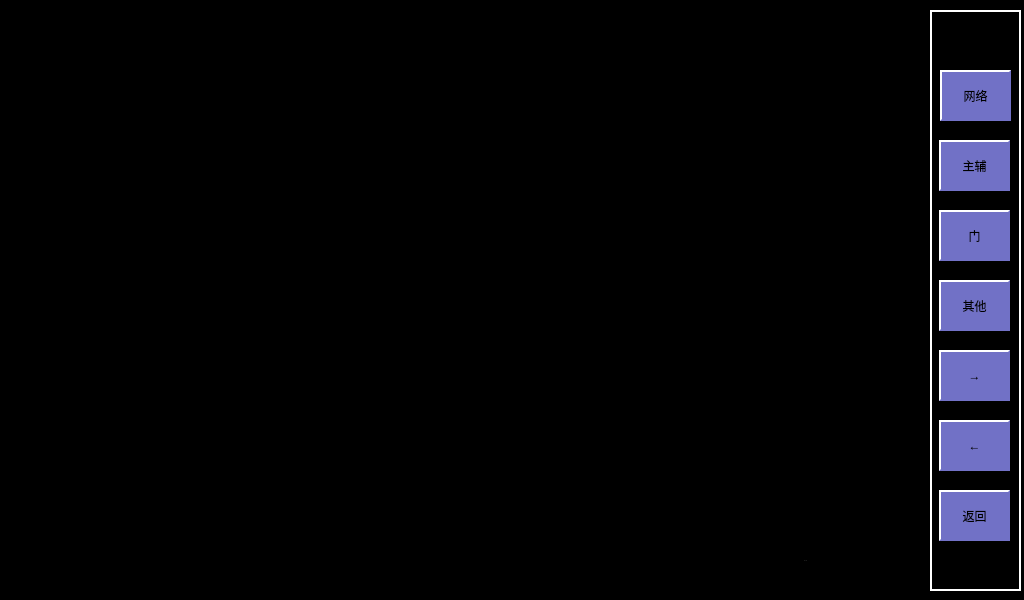
<?xml version="1.0" encoding="UTF-8"?>
<ui version="4.0">
 <class>SoftwareVersion</class>
 <widget class="QWidget" name="SoftwareVersion">
  <property name="geometry">
   <rect>
    <x>0</x>
    <y>0</y>
    <width>1024</width>
    <height>600</height>
   </rect>
  </property>
  <property name="windowTitle">
   <string>Form</string>
  </property>
  <property name="styleSheet">
   <string notr="true">QLabel
{
	color: white;
	border: 0px groove, gray;
    border-color: gray;
	font: 18px, &quot;微软雅黑&quot;;
}

QWidget
{
	background-color: black;
}

QPushButton
{
	font: 18px, &quot;微软雅黑&quot;;
    color: black;
	background-color: rgb(113, 113, 198);
	border:2px solid white; 
    border-right-color: rgb(113, 113, 198); 
    border-bottom-color: rgb(113, 113, 198);
}

QPushButton:disabled
{
	font: 18px, &quot;微软雅黑&quot;;
    color: white;
	background-color: rgb(113, 113, 198);
	border:2px solid white; 
    border-right-color: rgb(113, 113, 198); 
    border-bottom-color: rgb(113, 113, 198);
}

QPushButton:pressed
{
	font: 18px, &quot;微软雅黑&quot;;
    color: white;
	background-color: rgb(0, 0, 255); 
	border:2px solid white; 
	border-left-color: qlineargradient(x1: 0, y1: 0, x2: 1, y2: 0, 
                        stop: 0 gray, stop: 1 black); 			border-top-color: qlineargradient(x1: 0, y1: 0, x2: 0, 										y2: 1, stop: 0 gray, stop: 1 black);
  border-right-color: white; border-bottom-color: white;
}</string>
  </property>
  <widget class="QLabel" name="lblVersion9C2">
   <property name="geometry">
    <rect>
     <x>629</x>
     <y>410</y>
     <width>91</width>
     <height>40</height>
    </rect>
   </property>
   <property name="text">
    <string/>
   </property>
   <property name="alignment">
    <set>Qt::AlignCenter</set>
   </property>
  </widget>
  <widget class="QLabel" name="lblVersion11B2">
   <property name="geometry">
    <rect>
     <x>718</x>
     <y>486</y>
     <width>91</width>
     <height>40</height>
    </rect>
   </property>
   <property name="text">
    <string/>
   </property>
   <property name="alignment">
    <set>Qt::AlignCenter</set>
   </property>
  </widget>
  <widget class="QLabel" name="lblDeviceName6">
   <property name="geometry">
    <rect>
     <x>15</x>
     <y>296</y>
     <width>171</width>
     <height>40</height>
    </rect>
   </property>
   <property name="text">
    <string/>
   </property>
   <property name="alignment">
    <set>Qt::AlignCenter</set>
   </property>
  </widget>
  <widget class="QLabel" name="lblVersion4C1">
   <property name="geometry">
    <rect>
     <x>362</x>
     <y>220</y>
     <width>91</width>
     <height>40</height>
    </rect>
   </property>
   <property name="text">
    <string/>
   </property>
   <property name="alignment">
    <set>Qt::AlignCenter</set>
   </property>
  </widget>
  <widget class="QLabel" name="lblVersion8D1">
   <property name="geometry">
    <rect>
     <x>451</x>
     <y>372</y>
     <width>91</width>
     <height>40</height>
    </rect>
   </property>
   <property name="text">
    <string/>
   </property>
   <property name="alignment">
    <set>Qt::AlignCenter</set>
   </property>
  </widget>
  <widget class="QLabel" name="lblVersion10B1">
   <property name="geometry">
    <rect>
     <x>273</x>
     <y>448</y>
     <width>91</width>
     <height>40</height>
    </rect>
   </property>
   <property name="text">
    <string/>
   </property>
   <property name="alignment">
    <set>Qt::AlignCenter</set>
   </property>
  </widget>
  <widget class="QLabel" name="lblVersion11C2">
   <property name="geometry">
    <rect>
     <x>629</x>
     <y>486</y>
     <width>91</width>
     <height>40</height>
    </rect>
   </property>
   <property name="text">
    <string/>
   </property>
   <property name="alignment">
    <set>Qt::AlignCenter</set>
   </property>
  </widget>
  <widget class="QLabel" name="lblVersion2D2">
   <property name="geometry">
    <rect>
     <x>540</x>
     <y>144</y>
     <width>91</width>
     <height>40</height>
    </rect>
   </property>
   <property name="text">
    <string/>
   </property>
   <property name="alignment">
    <set>Qt::AlignCenter</set>
   </property>
  </widget>
  <widget class="QLabel" name="lblVersion4A1">
   <property name="geometry">
    <rect>
     <x>184</x>
     <y>220</y>
     <width>91</width>
     <height>40</height>
    </rect>
   </property>
   <property name="text">
    <string/>
   </property>
   <property name="alignment">
    <set>Qt::AlignCenter</set>
   </property>
  </widget>
  <widget class="QLabel" name="lblVersion7D1">
   <property name="geometry">
    <rect>
     <x>451</x>
     <y>334</y>
     <width>91</width>
     <height>40</height>
    </rect>
   </property>
   <property name="text">
    <string/>
   </property>
   <property name="alignment">
    <set>Qt::AlignCenter</set>
   </property>
  </widget>
  <widget class="QLabel" name="lblVersion9C1">
   <property name="geometry">
    <rect>
     <x>362</x>
     <y>410</y>
     <width>91</width>
     <height>40</height>
    </rect>
   </property>
   <property name="text">
    <string/>
   </property>
   <property name="alignment">
    <set>Qt::AlignCenter</set>
   </property>
  </widget>
  <widget class="QLabel" name="lblVersion4D2">
   <property name="geometry">
    <rect>
     <x>540</x>
     <y>220</y>
     <width>91</width>
     <height>40</height>
    </rect>
   </property>
   <property name="text">
    <string/>
   </property>
   <property name="alignment">
    <set>Qt::AlignCenter</set>
   </property>
  </widget>
  <widget class="QLabel" name="lblVersion6A2">
   <property name="geometry">
    <rect>
     <x>807</x>
     <y>296</y>
     <width>91</width>
     <height>40</height>
    </rect>
   </property>
   <property name="text">
    <string/>
   </property>
   <property name="alignment">
    <set>Qt::AlignCenter</set>
   </property>
  </widget>
  <widget class="QLabel" name="lblVersion5B2">
   <property name="geometry">
    <rect>
     <x>718</x>
     <y>258</y>
     <width>91</width>
     <height>40</height>
    </rect>
   </property>
   <property name="text">
    <string/>
   </property>
   <property name="alignment">
    <set>Qt::AlignCenter</set>
   </property>
  </widget>
  <widget class="QLabel" name="lblVersion6B2">
   <property name="geometry">
    <rect>
     <x>718</x>
     <y>296</y>
     <width>91</width>
     <height>40</height>
    </rect>
   </property>
   <property name="text">
    <string/>
   </property>
   <property name="alignment">
    <set>Qt::AlignCenter</set>
   </property>
  </widget>
  <widget class="QLabel" name="lblVersion3C1">
   <property name="geometry">
    <rect>
     <x>362</x>
     <y>182</y>
     <width>91</width>
     <height>40</height>
    </rect>
   </property>
   <property name="text">
    <string/>
   </property>
   <property name="alignment">
    <set>Qt::AlignCenter</set>
   </property>
  </widget>
  <widget class="QLabel" name="lblVersion10A1">
   <property name="geometry">
    <rect>
     <x>184</x>
     <y>448</y>
     <width>91</width>
     <height>40</height>
    </rect>
   </property>
   <property name="text">
    <string/>
   </property>
   <property name="alignment">
    <set>Qt::AlignCenter</set>
   </property>
  </widget>
  <widget class="QLabel" name="lblVersion3A1">
   <property name="geometry">
    <rect>
     <x>184</x>
     <y>182</y>
     <width>91</width>
     <height>40</height>
    </rect>
   </property>
   <property name="text">
    <string/>
   </property>
   <property name="alignment">
    <set>Qt::AlignCenter</set>
   </property>
  </widget>
  <widget class="QLabel" name="lblDeviceName2">
   <property name="geometry">
    <rect>
     <x>15</x>
     <y>144</y>
     <width>171</width>
     <height>40</height>
    </rect>
   </property>
   <property name="text">
    <string/>
   </property>
   <property name="alignment">
    <set>Qt::AlignCenter</set>
   </property>
  </widget>
  <widget class="QLabel" name="lblDeviceName4">
   <property name="geometry">
    <rect>
     <x>15</x>
     <y>220</y>
     <width>171</width>
     <height>40</height>
    </rect>
   </property>
   <property name="text">
    <string/>
   </property>
   <property name="alignment">
    <set>Qt::AlignCenter</set>
   </property>
  </widget>
  <widget class="QPushButton" name="btnDown">
   <property name="geometry">
    <rect>
     <x>939</x>
     <y>350</y>
     <width>71</width>
     <height>51</height>
    </rect>
   </property>
   <property name="styleSheet">
    <string notr="true">QPushButton
{
	font: 33px, &quot;微软雅黑&quot;;
    color: black;
	background-color: rgb(113, 113, 198);
	border:2px solid white; 
    border-right-color: rgb(113, 113, 198); 
    border-bottom-color: rgb(113, 113, 198);
}

QPushButton:disabled
{
	font: 33px, &quot;微软雅黑&quot;;
    color: white;
	background-color: rgb(113, 113, 198);
	border:2px solid white; 
    border-right-color: rgb(113, 113, 198); 
    border-bottom-color: rgb(113, 113, 198);
}

QPushButton:pressed
{
	font: 33px, &quot;微软雅黑&quot;;
    color: white;
	background-color: rgb(0, 0, 255); 
	border:2px solid white; 
	border-left-color: qlineargradient(x1: 0, y1: 0, x2: 1, y2: 0, 
                        stop: 0 gray, stop: 1 black); 			border-top-color: qlineargradient(x1: 0, y1: 0, x2: 0, 										y2: 1, stop: 0 gray, stop: 1 black);
  border-right-color: white; border-bottom-color: white;
}</string>
   </property>
   <property name="text">
    <string>→</string>
   </property>
  </widget>
  <widget class="QLabel" name="lblVersion11A2">
   <property name="geometry">
    <rect>
     <x>807</x>
     <y>486</y>
     <width>91</width>
     <height>40</height>
    </rect>
   </property>
   <property name="text">
    <string/>
   </property>
   <property name="alignment">
    <set>Qt::AlignCenter</set>
   </property>
  </widget>
  <widget class="QLabel" name="lblVersion3C2">
   <property name="geometry">
    <rect>
     <x>629</x>
     <y>182</y>
     <width>91</width>
     <height>40</height>
    </rect>
   </property>
   <property name="text">
    <string/>
   </property>
   <property name="alignment">
    <set>Qt::AlignCenter</set>
   </property>
  </widget>
  <widget class="QLabel" name="lblVersion3D2">
   <property name="geometry">
    <rect>
     <x>540</x>
     <y>182</y>
     <width>91</width>
     <height>40</height>
    </rect>
   </property>
   <property name="text">
    <string/>
   </property>
   <property name="alignment">
    <set>Qt::AlignCenter</set>
   </property>
  </widget>
  <widget class="QLabel" name="lblDeviceName1">
   <property name="geometry">
    <rect>
     <x>15</x>
     <y>106</y>
     <width>171</width>
     <height>40</height>
    </rect>
   </property>
   <property name="text">
    <string/>
   </property>
   <property name="alignment">
    <set>Qt::AlignCenter</set>
   </property>
  </widget>
  <widget class="QLabel" name="lblVersion7A1">
   <property name="geometry">
    <rect>
     <x>184</x>
     <y>334</y>
     <width>91</width>
     <height>40</height>
    </rect>
   </property>
   <property name="text">
    <string/>
   </property>
   <property name="alignment">
    <set>Qt::AlignCenter</set>
   </property>
  </widget>
  <widget class="QLabel" name="lblVersion2D1">
   <property name="geometry">
    <rect>
     <x>451</x>
     <y>144</y>
     <width>91</width>
     <height>40</height>
    </rect>
   </property>
   <property name="text">
    <string/>
   </property>
   <property name="alignment">
    <set>Qt::AlignCenter</set>
   </property>
  </widget>
  <widget class="QLabel" name="lblVersion5D1">
   <property name="geometry">
    <rect>
     <x>451</x>
     <y>258</y>
     <width>91</width>
     <height>40</height>
    </rect>
   </property>
   <property name="text">
    <string/>
   </property>
   <property name="alignment">
    <set>Qt::AlignCenter</set>
   </property>
  </widget>
  <widget class="QLabel" name="lblVersion1B2">
   <property name="geometry">
    <rect>
     <x>718</x>
     <y>106</y>
     <width>91</width>
     <height>40</height>
    </rect>
   </property>
   <property name="text">
    <string/>
   </property>
   <property name="alignment">
    <set>Qt::AlignCenter</set>
   </property>
  </widget>
  <widget class="QLabel" name="lblVersion8A2">
   <property name="geometry">
    <rect>
     <x>807</x>
     <y>372</y>
     <width>91</width>
     <height>40</height>
    </rect>
   </property>
   <property name="text">
    <string/>
   </property>
   <property name="alignment">
    <set>Qt::AlignCenter</set>
   </property>
  </widget>
  <widget class="QLabel" name="lblVersion7B1">
   <property name="geometry">
    <rect>
     <x>273</x>
     <y>334</y>
     <width>91</width>
     <height>40</height>
    </rect>
   </property>
   <property name="text">
    <string/>
   </property>
   <property name="alignment">
    <set>Qt::AlignCenter</set>
   </property>
  </widget>
  <widget class="QLabel" name="lblVersion1A1">
   <property name="geometry">
    <rect>
     <x>184</x>
     <y>106</y>
     <width>91</width>
     <height>40</height>
    </rect>
   </property>
   <property name="text">
    <string/>
   </property>
   <property name="alignment">
    <set>Qt::AlignCenter</set>
   </property>
  </widget>
  <widget class="QLabel" name="lblVersion11A1">
   <property name="geometry">
    <rect>
     <x>184</x>
     <y>486</y>
     <width>91</width>
     <height>40</height>
    </rect>
   </property>
   <property name="text">
    <string/>
   </property>
   <property name="alignment">
    <set>Qt::AlignCenter</set>
   </property>
  </widget>
  <widget class="QLabel" name="lblVersion10A2">
   <property name="geometry">
    <rect>
     <x>807</x>
     <y>448</y>
     <width>91</width>
     <height>40</height>
    </rect>
   </property>
   <property name="text">
    <string/>
   </property>
   <property name="alignment">
    <set>Qt::AlignCenter</set>
   </property>
  </widget>
  <widget class="QLabel" name="lblDeviceName3">
   <property name="geometry">
    <rect>
     <x>15</x>
     <y>182</y>
     <width>171</width>
     <height>40</height>
    </rect>
   </property>
   <property name="text">
    <string/>
   </property>
   <property name="alignment">
    <set>Qt::AlignCenter</set>
   </property>
  </widget>
  <widget class="QLabel" name="lblVersion4A2">
   <property name="geometry">
    <rect>
     <x>807</x>
     <y>220</y>
     <width>91</width>
     <height>40</height>
    </rect>
   </property>
   <property name="text">
    <string/>
   </property>
   <property name="alignment">
    <set>Qt::AlignCenter</set>
   </property>
  </widget>
  <widget class="QLabel" name="lblVersion4C2">
   <property name="geometry">
    <rect>
     <x>629</x>
     <y>220</y>
     <width>91</width>
     <height>40</height>
    </rect>
   </property>
   <property name="text">
    <string/>
   </property>
   <property name="alignment">
    <set>Qt::AlignCenter</set>
   </property>
  </widget>
  <widget class="QLabel" name="lblVersion1C2">
   <property name="geometry">
    <rect>
     <x>629</x>
     <y>106</y>
     <width>91</width>
     <height>40</height>
    </rect>
   </property>
   <property name="text">
    <string/>
   </property>
   <property name="alignment">
    <set>Qt::AlignCenter</set>
   </property>
  </widget>
  <widget class="QLabel" name="lblVersion3B2">
   <property name="geometry">
    <rect>
     <x>718</x>
     <y>182</y>
     <width>91</width>
     <height>40</height>
    </rect>
   </property>
   <property name="text">
    <string/>
   </property>
   <property name="alignment">
    <set>Qt::AlignCenter</set>
   </property>
  </widget>
  <widget class="QLabel" name="lblVersion8D2">
   <property name="geometry">
    <rect>
     <x>540</x>
     <y>372</y>
     <width>91</width>
     <height>40</height>
    </rect>
   </property>
   <property name="text">
    <string/>
   </property>
   <property name="alignment">
    <set>Qt::AlignCenter</set>
   </property>
  </widget>
  <widget class="QLabel" name="lblVersion2A2">
   <property name="geometry">
    <rect>
     <x>807</x>
     <y>144</y>
     <width>91</width>
     <height>40</height>
    </rect>
   </property>
   <property name="text">
    <string/>
   </property>
   <property name="alignment">
    <set>Qt::AlignCenter</set>
   </property>
  </widget>
  <widget class="QLabel" name="lblVersion5A2">
   <property name="geometry">
    <rect>
     <x>807</x>
     <y>258</y>
     <width>91</width>
     <height>40</height>
    </rect>
   </property>
   <property name="text">
    <string/>
   </property>
   <property name="alignment">
    <set>Qt::AlignCenter</set>
   </property>
  </widget>
  <widget class="QLabel" name="lblVersion6A1">
   <property name="geometry">
    <rect>
     <x>184</x>
     <y>296</y>
     <width>91</width>
     <height>40</height>
    </rect>
   </property>
   <property name="text">
    <string/>
   </property>
   <property name="alignment">
    <set>Qt::AlignCenter</set>
   </property>
  </widget>
  <widget class="QPushButton" name="btnUp">
   <property name="geometry">
    <rect>
     <x>939</x>
     <y>420</y>
     <width>71</width>
     <height>51</height>
    </rect>
   </property>
   <property name="styleSheet">
    <string notr="true">QPushButton
{
	font: 33px, &quot;微软雅黑&quot;;
    color: black;
	background-color: rgb(113, 113, 198);
	border:2px solid white; 
    border-right-color: rgb(113, 113, 198); 
    border-bottom-color: rgb(113, 113, 198);
}

QPushButton:disabled
{
	font: 33px, &quot;微软雅黑&quot;;
    color: white;
	background-color: rgb(113, 113, 198);
	border:2px solid white; 
    border-right-color: rgb(113, 113, 198); 
    border-bottom-color: rgb(113, 113, 198);
}

QPushButton:pressed
{
	font: 33px, &quot;微软雅黑&quot;;
    color: white;
	background-color: rgb(0, 0, 255); 
	border:2px solid white; 
	border-left-color: qlineargradient(x1: 0, y1: 0, x2: 1, y2: 0, 
                        stop: 0 gray, stop: 1 black); 			border-top-color: qlineargradient(x1: 0, y1: 0, x2: 0, 										y2: 1, stop: 0 gray, stop: 1 black);
  border-right-color: white; border-bottom-color: white;
}</string>
   </property>
   <property name="text">
    <string>←</string>
   </property>
  </widget>
  <widget class="QLabel" name="lblDeviceName7">
   <property name="geometry">
    <rect>
     <x>15</x>
     <y>334</y>
     <width>171</width>
     <height>40</height>
    </rect>
   </property>
   <property name="text">
    <string/>
   </property>
   <property name="alignment">
    <set>Qt::AlignCenter</set>
   </property>
  </widget>
  <widget class="QLabel" name="lblVersion10D2">
   <property name="geometry">
    <rect>
     <x>540</x>
     <y>448</y>
     <width>91</width>
     <height>40</height>
    </rect>
   </property>
   <property name="text">
    <string/>
   </property>
   <property name="alignment">
    <set>Qt::AlignCenter</set>
   </property>
  </widget>
  <widget class="QLabel" name="lblVersion11D1">
   <property name="geometry">
    <rect>
     <x>451</x>
     <y>486</y>
     <width>91</width>
     <height>40</height>
    </rect>
   </property>
   <property name="text">
    <string/>
   </property>
   <property name="alignment">
    <set>Qt::AlignCenter</set>
   </property>
  </widget>
  <widget class="QLabel" name="lblVersion11C1">
   <property name="geometry">
    <rect>
     <x>362</x>
     <y>486</y>
     <width>91</width>
     <height>40</height>
    </rect>
   </property>
   <property name="text">
    <string/>
   </property>
   <property name="alignment">
    <set>Qt::AlignCenter</set>
   </property>
  </widget>
  <widget class="QLabel" name="lblVersion6D1">
   <property name="geometry">
    <rect>
     <x>451</x>
     <y>296</y>
     <width>91</width>
     <height>40</height>
    </rect>
   </property>
   <property name="text">
    <string/>
   </property>
   <property name="alignment">
    <set>Qt::AlignCenter</set>
   </property>
  </widget>
  <widget class="QLabel" name="lblVersion10C2">
   <property name="geometry">
    <rect>
     <x>629</x>
     <y>448</y>
     <width>91</width>
     <height>40</height>
    </rect>
   </property>
   <property name="text">
    <string/>
   </property>
   <property name="alignment">
    <set>Qt::AlignCenter</set>
   </property>
  </widget>
  <widget class="QLabel" name="lblVersion11D2">
   <property name="geometry">
    <rect>
     <x>540</x>
     <y>486</y>
     <width>91</width>
     <height>40</height>
    </rect>
   </property>
   <property name="text">
    <string/>
   </property>
   <property name="alignment">
    <set>Qt::AlignCenter</set>
   </property>
  </widget>
  <widget class="QLabel" name="lblVersion9D1">
   <property name="geometry">
    <rect>
     <x>451</x>
     <y>410</y>
     <width>91</width>
     <height>40</height>
    </rect>
   </property>
   <property name="text">
    <string/>
   </property>
   <property name="alignment">
    <set>Qt::AlignCenter</set>
   </property>
  </widget>
  <widget class="QLabel" name="lblVersion9A1">
   <property name="geometry">
    <rect>
     <x>184</x>
     <y>410</y>
     <width>91</width>
     <height>40</height>
    </rect>
   </property>
   <property name="text">
    <string/>
   </property>
   <property name="alignment">
    <set>Qt::AlignCenter</set>
   </property>
  </widget>
  <widget class="QLabel" name="lblVersion8B2">
   <property name="geometry">
    <rect>
     <x>718</x>
     <y>372</y>
     <width>91</width>
     <height>40</height>
    </rect>
   </property>
   <property name="text">
    <string/>
   </property>
   <property name="alignment">
    <set>Qt::AlignCenter</set>
   </property>
  </widget>
  <widget class="QLabel" name="lblVersion1B1">
   <property name="geometry">
    <rect>
     <x>273</x>
     <y>106</y>
     <width>91</width>
     <height>40</height>
    </rect>
   </property>
   <property name="text">
    <string/>
   </property>
   <property name="alignment">
    <set>Qt::AlignCenter</set>
   </property>
  </widget>
  <widget class="QLabel" name="lblVersion9B2">
   <property name="geometry">
    <rect>
     <x>718</x>
     <y>410</y>
     <width>91</width>
     <height>40</height>
    </rect>
   </property>
   <property name="text">
    <string/>
   </property>
   <property name="alignment">
    <set>Qt::AlignCenter</set>
   </property>
  </widget>
  <widget class="QLabel" name="lblVersion6C2">
   <property name="geometry">
    <rect>
     <x>629</x>
     <y>296</y>
     <width>91</width>
     <height>40</height>
    </rect>
   </property>
   <property name="text">
    <string/>
   </property>
   <property name="alignment">
    <set>Qt::AlignCenter</set>
   </property>
  </widget>
  <widget class="QLabel" name="lblVersion3B1">
   <property name="geometry">
    <rect>
     <x>273</x>
     <y>182</y>
     <width>91</width>
     <height>40</height>
    </rect>
   </property>
   <property name="text">
    <string/>
   </property>
   <property name="alignment">
    <set>Qt::AlignCenter</set>
   </property>
  </widget>
  <widget class="QLabel" name="lblVersion9B1">
   <property name="geometry">
    <rect>
     <x>273</x>
     <y>410</y>
     <width>91</width>
     <height>40</height>
    </rect>
   </property>
   <property name="text">
    <string/>
   </property>
   <property name="alignment">
    <set>Qt::AlignCenter</set>
   </property>
  </widget>
  <widget class="QLabel" name="lblVersion5D2">
   <property name="geometry">
    <rect>
     <x>540</x>
     <y>258</y>
     <width>91</width>
     <height>40</height>
    </rect>
   </property>
   <property name="text">
    <string/>
   </property>
   <property name="alignment">
    <set>Qt::AlignCenter</set>
   </property>
  </widget>
  <widget class="QLabel" name="lblVersion7A2">
   <property name="geometry">
    <rect>
     <x>807</x>
     <y>334</y>
     <width>91</width>
     <height>40</height>
    </rect>
   </property>
   <property name="text">
    <string/>
   </property>
   <property name="alignment">
    <set>Qt::AlignCenter</set>
   </property>
  </widget>
  <widget class="QLabel" name="lblVersion11B1">
   <property name="geometry">
    <rect>
     <x>273</x>
     <y>486</y>
     <width>91</width>
     <height>40</height>
    </rect>
   </property>
   <property name="text">
    <string/>
   </property>
   <property name="alignment">
    <set>Qt::AlignCenter</set>
   </property>
  </widget>
  <widget class="QLabel" name="lblVersion7C1">
   <property name="geometry">
    <rect>
     <x>362</x>
     <y>334</y>
     <width>91</width>
     <height>40</height>
    </rect>
   </property>
   <property name="text">
    <string/>
   </property>
   <property name="alignment">
    <set>Qt::AlignCenter</set>
   </property>
  </widget>
  <widget class="QLabel" name="lblVersion2A1">
   <property name="geometry">
    <rect>
     <x>184</x>
     <y>144</y>
     <width>91</width>
     <height>40</height>
    </rect>
   </property>
   <property name="text">
    <string/>
   </property>
   <property name="alignment">
    <set>Qt::AlignCenter</set>
   </property>
  </widget>
  <widget class="QLabel" name="lblDeviceName8">
   <property name="geometry">
    <rect>
     <x>15</x>
     <y>372</y>
     <width>171</width>
     <height>40</height>
    </rect>
   </property>
   <property name="text">
    <string/>
   </property>
   <property name="alignment">
    <set>Qt::AlignCenter</set>
   </property>
  </widget>
  <widget class="QLabel" name="lblVersion2B2">
   <property name="geometry">
    <rect>
     <x>718</x>
     <y>144</y>
     <width>91</width>
     <height>40</height>
    </rect>
   </property>
   <property name="text">
    <string/>
   </property>
   <property name="alignment">
    <set>Qt::AlignCenter</set>
   </property>
  </widget>
  <widget class="QLabel" name="lblVersion9A2">
   <property name="geometry">
    <rect>
     <x>807</x>
     <y>410</y>
     <width>91</width>
     <height>40</height>
    </rect>
   </property>
   <property name="text">
    <string/>
   </property>
   <property name="alignment">
    <set>Qt::AlignCenter</set>
   </property>
  </widget>
  <widget class="QLabel" name="lblVersion2B1">
   <property name="geometry">
    <rect>
     <x>273</x>
     <y>144</y>
     <width>91</width>
     <height>40</height>
    </rect>
   </property>
   <property name="text">
    <string/>
   </property>
   <property name="alignment">
    <set>Qt::AlignCenter</set>
   </property>
  </widget>
  <widget class="QPushButton" name="btnBack">
   <property name="geometry">
    <rect>
     <x>939</x>
     <y>490</y>
     <width>71</width>
     <height>51</height>
    </rect>
   </property>
   <property name="styleSheet">
    <string notr="true">QPushButton
{
	font: 18px, &quot;微软雅黑&quot;;
    color: black;
	background-color: rgb(113, 113, 198);
	border:2px solid white; 
    border-right-color: rgb(113, 113, 198); 
    border-bottom-color: rgb(113, 113, 198);
}

QPushButton:disabled
{
	font: 18px, &quot;微软雅黑&quot;;
    color: white;
	background-color: rgb(113, 113, 198);
	border:2px solid white; 
    border-right-color: rgb(113, 113, 198); 
    border-bottom-color: rgb(113, 113, 198);
}

QPushButton:pressed
{
	font: 18px, &quot;微软雅黑&quot;;
    color: white;
	background-color: rgb(0, 0, 255); 
	border:2px solid white; 
	border-left-color: qlineargradient(x1: 0, y1: 0, x2: 1, y2: 0, 
                        stop: 0 gray, stop: 1 black); 			border-top-color: qlineargradient(x1: 0, y1: 0, x2: 0, 										y2: 1, stop: 0 gray, stop: 1 black);
  border-right-color: white; border-bottom-color: white;
}</string>
   </property>
   <property name="text">
    <string>返回</string>
   </property>
  </widget>
  <widget class="QLabel" name="lblVersion10B2">
   <property name="geometry">
    <rect>
     <x>718</x>
     <y>448</y>
     <width>91</width>
     <height>40</height>
    </rect>
   </property>
   <property name="text">
    <string/>
   </property>
   <property name="alignment">
    <set>Qt::AlignCenter</set>
   </property>
  </widget>
  <widget class="QLabel" name="lblDeviceName9">
   <property name="geometry">
    <rect>
     <x>15</x>
     <y>410</y>
     <width>171</width>
     <height>40</height>
    </rect>
   </property>
   <property name="text">
    <string/>
   </property>
   <property name="alignment">
    <set>Qt::AlignCenter</set>
   </property>
  </widget>
  <widget class="QLabel" name="lblVersion10D1">
   <property name="geometry">
    <rect>
     <x>451</x>
     <y>448</y>
     <width>91</width>
     <height>40</height>
    </rect>
   </property>
   <property name="text">
    <string/>
   </property>
   <property name="alignment">
    <set>Qt::AlignCenter</set>
   </property>
  </widget>
  <widget class="QLabel" name="lblVersion1D2">
   <property name="geometry">
    <rect>
     <x>540</x>
     <y>106</y>
     <width>91</width>
     <height>40</height>
    </rect>
   </property>
   <property name="text">
    <string/>
   </property>
   <property name="alignment">
    <set>Qt::AlignCenter</set>
   </property>
  </widget>
  <widget class="QLabel" name="lblDeviceName5">
   <property name="geometry">
    <rect>
     <x>15</x>
     <y>258</y>
     <width>171</width>
     <height>40</height>
    </rect>
   </property>
   <property name="text">
    <string/>
   </property>
   <property name="alignment">
    <set>Qt::AlignCenter</set>
   </property>
  </widget>
  <widget class="QLabel" name="lblVersion7B2">
   <property name="geometry">
    <rect>
     <x>718</x>
     <y>334</y>
     <width>91</width>
     <height>40</height>
    </rect>
   </property>
   <property name="text">
    <string/>
   </property>
   <property name="alignment">
    <set>Qt::AlignCenter</set>
   </property>
  </widget>
  <widget class="QLabel" name="lblVersion8C1">
   <property name="geometry">
    <rect>
     <x>362</x>
     <y>372</y>
     <width>91</width>
     <height>40</height>
    </rect>
   </property>
   <property name="text">
    <string/>
   </property>
   <property name="alignment">
    <set>Qt::AlignCenter</set>
   </property>
  </widget>
  <widget class="QLabel" name="lblVersion5B1">
   <property name="geometry">
    <rect>
     <x>273</x>
     <y>258</y>
     <width>91</width>
     <height>40</height>
    </rect>
   </property>
   <property name="text">
    <string/>
   </property>
   <property name="alignment">
    <set>Qt::AlignCenter</set>
   </property>
  </widget>
  <widget class="QLabel" name="lblVersion6B1">
   <property name="geometry">
    <rect>
     <x>273</x>
     <y>296</y>
     <width>91</width>
     <height>40</height>
    </rect>
   </property>
   <property name="text">
    <string/>
   </property>
   <property name="alignment">
    <set>Qt::AlignCenter</set>
   </property>
  </widget>
  <widget class="QLabel" name="lblVersion6C1">
   <property name="geometry">
    <rect>
     <x>362</x>
     <y>296</y>
     <width>91</width>
     <height>40</height>
    </rect>
   </property>
   <property name="text">
    <string/>
   </property>
   <property name="alignment">
    <set>Qt::AlignCenter</set>
   </property>
  </widget>
  <widget class="QLabel" name="lblVersion1C1">
   <property name="geometry">
    <rect>
     <x>362</x>
     <y>106</y>
     <width>91</width>
     <height>40</height>
    </rect>
   </property>
   <property name="text">
    <string/>
   </property>
   <property name="alignment">
    <set>Qt::AlignCenter</set>
   </property>
  </widget>
  <widget class="QLabel" name="lblVersion8C2">
   <property name="geometry">
    <rect>
     <x>629</x>
     <y>372</y>
     <width>91</width>
     <height>40</height>
    </rect>
   </property>
   <property name="text">
    <string/>
   </property>
   <property name="alignment">
    <set>Qt::AlignCenter</set>
   </property>
  </widget>
  <widget class="QLabel" name="lblDeviceName10">
   <property name="geometry">
    <rect>
     <x>15</x>
     <y>448</y>
     <width>171</width>
     <height>40</height>
    </rect>
   </property>
   <property name="text">
    <string/>
   </property>
   <property name="alignment">
    <set>Qt::AlignCenter</set>
   </property>
  </widget>
  <widget class="QLabel" name="lblVersion8B1">
   <property name="geometry">
    <rect>
     <x>273</x>
     <y>372</y>
     <width>91</width>
     <height>40</height>
    </rect>
   </property>
   <property name="text">
    <string/>
   </property>
   <property name="alignment">
    <set>Qt::AlignCenter</set>
   </property>
  </widget>
  <widget class="QLabel" name="lblPage">
   <property name="geometry">
    <rect>
     <x>770</x>
     <y>540</y>
     <width>71</width>
     <height>41</height>
    </rect>
   </property>
   <property name="font">
    <font>
     <family>,微软雅黑</family>
     <pointsize>-1</pointsize>
     <weight>50</weight>
     <italic>false</italic>
     <bold>false</bold>
    </font>
   </property>
   <property name="layoutDirection">
    <enum>Qt::LeftToRight</enum>
   </property>
   <property name="styleSheet">
    <string notr="true">	border: 0px;</string>
   </property>
   <property name="text">
    <string>1 / 1</string>
   </property>
   <property name="alignment">
    <set>Qt::AlignCenter</set>
   </property>
  </widget>
  <widget class="QLabel" name="lblVersion4B1">
   <property name="geometry">
    <rect>
     <x>273</x>
     <y>220</y>
     <width>91</width>
     <height>40</height>
    </rect>
   </property>
   <property name="text">
    <string/>
   </property>
   <property name="alignment">
    <set>Qt::AlignCenter</set>
   </property>
  </widget>
  <widget class="QLabel" name="lblVersion10C1">
   <property name="geometry">
    <rect>
     <x>362</x>
     <y>448</y>
     <width>91</width>
     <height>40</height>
    </rect>
   </property>
   <property name="text">
    <string/>
   </property>
   <property name="alignment">
    <set>Qt::AlignCenter</set>
   </property>
  </widget>
  <widget class="QLabel" name="lblVersion2C2">
   <property name="geometry">
    <rect>
     <x>629</x>
     <y>144</y>
     <width>91</width>
     <height>40</height>
    </rect>
   </property>
   <property name="text">
    <string/>
   </property>
   <property name="alignment">
    <set>Qt::AlignCenter</set>
   </property>
  </widget>
  <widget class="QLabel" name="lblVersion6D2">
   <property name="geometry">
    <rect>
     <x>540</x>
     <y>296</y>
     <width>91</width>
     <height>40</height>
    </rect>
   </property>
   <property name="text">
    <string/>
   </property>
   <property name="alignment">
    <set>Qt::AlignCenter</set>
   </property>
  </widget>
  <widget class="QLabel" name="lblVersion5C2">
   <property name="geometry">
    <rect>
     <x>629</x>
     <y>258</y>
     <width>91</width>
     <height>40</height>
    </rect>
   </property>
   <property name="text">
    <string/>
   </property>
   <property name="alignment">
    <set>Qt::AlignCenter</set>
   </property>
  </widget>
  <widget class="QLabel" name="lblVersion7C2">
   <property name="geometry">
    <rect>
     <x>629</x>
     <y>334</y>
     <width>91</width>
     <height>40</height>
    </rect>
   </property>
   <property name="text">
    <string/>
   </property>
   <property name="alignment">
    <set>Qt::AlignCenter</set>
   </property>
  </widget>
  <widget class="QLabel" name="lblVersion3A2">
   <property name="geometry">
    <rect>
     <x>807</x>
     <y>182</y>
     <width>91</width>
     <height>40</height>
    </rect>
   </property>
   <property name="text">
    <string/>
   </property>
   <property name="alignment">
    <set>Qt::AlignCenter</set>
   </property>
  </widget>
  <widget class="QLabel" name="lblVersion5A1">
   <property name="geometry">
    <rect>
     <x>184</x>
     <y>258</y>
     <width>91</width>
     <height>40</height>
    </rect>
   </property>
   <property name="text">
    <string/>
   </property>
   <property name="alignment">
    <set>Qt::AlignCenter</set>
   </property>
  </widget>
  <widget class="QLabel" name="lblVersion4B2">
   <property name="geometry">
    <rect>
     <x>718</x>
     <y>220</y>
     <width>91</width>
     <height>40</height>
    </rect>
   </property>
   <property name="text">
    <string/>
   </property>
   <property name="alignment">
    <set>Qt::AlignCenter</set>
   </property>
  </widget>
  <widget class="QLabel" name="lblVersion3D1">
   <property name="geometry">
    <rect>
     <x>451</x>
     <y>182</y>
     <width>91</width>
     <height>40</height>
    </rect>
   </property>
   <property name="text">
    <string/>
   </property>
   <property name="alignment">
    <set>Qt::AlignCenter</set>
   </property>
  </widget>
  <widget class="QLabel" name="lblDeviceName11">
   <property name="geometry">
    <rect>
     <x>15</x>
     <y>486</y>
     <width>171</width>
     <height>40</height>
    </rect>
   </property>
   <property name="text">
    <string/>
   </property>
   <property name="alignment">
    <set>Qt::AlignCenter</set>
   </property>
  </widget>
  <widget class="QLabel" name="lblVersion2C1">
   <property name="geometry">
    <rect>
     <x>362</x>
     <y>144</y>
     <width>91</width>
     <height>40</height>
    </rect>
   </property>
   <property name="text">
    <string/>
   </property>
   <property name="alignment">
    <set>Qt::AlignCenter</set>
   </property>
  </widget>
  <widget class="QLabel" name="lblVersion4D1">
   <property name="geometry">
    <rect>
     <x>451</x>
     <y>220</y>
     <width>91</width>
     <height>40</height>
    </rect>
   </property>
   <property name="text">
    <string/>
   </property>
   <property name="alignment">
    <set>Qt::AlignCenter</set>
   </property>
  </widget>
  <widget class="QLabel" name="lblVersion1D1">
   <property name="geometry">
    <rect>
     <x>451</x>
     <y>106</y>
     <width>91</width>
     <height>40</height>
    </rect>
   </property>
   <property name="text">
    <string/>
   </property>
   <property name="alignment">
    <set>Qt::AlignCenter</set>
   </property>
  </widget>
  <widget class="QLabel" name="lblVersion5C1">
   <property name="geometry">
    <rect>
     <x>362</x>
     <y>258</y>
     <width>91</width>
     <height>40</height>
    </rect>
   </property>
   <property name="text">
    <string/>
   </property>
   <property name="alignment">
    <set>Qt::AlignCenter</set>
   </property>
  </widget>
  <widget class="QLabel" name="lblVersion8A1">
   <property name="geometry">
    <rect>
     <x>184</x>
     <y>372</y>
     <width>91</width>
     <height>40</height>
    </rect>
   </property>
   <property name="text">
    <string/>
   </property>
   <property name="alignment">
    <set>Qt::AlignCenter</set>
   </property>
  </widget>
  <widget class="QLabel" name="lblVersion1A2">
   <property name="geometry">
    <rect>
     <x>807</x>
     <y>106</y>
     <width>91</width>
     <height>40</height>
    </rect>
   </property>
   <property name="text">
    <string/>
   </property>
   <property name="alignment">
    <set>Qt::AlignCenter</set>
   </property>
  </widget>
  <widget class="QLabel" name="lblVersion7D2">
   <property name="geometry">
    <rect>
     <x>540</x>
     <y>334</y>
     <width>91</width>
     <height>40</height>
    </rect>
   </property>
   <property name="text">
    <string/>
   </property>
   <property name="alignment">
    <set>Qt::AlignCenter</set>
   </property>
  </widget>
  <widget class="QLabel" name="lblVersion9D2">
   <property name="geometry">
    <rect>
     <x>540</x>
     <y>410</y>
     <width>91</width>
     <height>40</height>
    </rect>
   </property>
   <property name="text">
    <string/>
   </property>
   <property name="alignment">
    <set>Qt::AlignCenter</set>
   </property>
  </widget>
  <widget class="QPushButton" name="btnNetwork">
   <property name="geometry">
    <rect>
     <x>940</x>
     <y>70</y>
     <width>71</width>
     <height>51</height>
    </rect>
   </property>
   <property name="styleSheet">
    <string notr="true">QPushButton
{
	font: 18px, &quot;微软雅黑&quot;;
    color: black;
	background-color: rgb(113, 113, 198);
	border:2px solid white; 
    border-right-color: rgb(113, 113, 198); 
    border-bottom-color: rgb(113, 113, 198);
}

QPushButton:disabled
{
	font: 18px, &quot;微软雅黑&quot;;
    color: white;
	background-color: rgb(113, 113, 198);
	border:2px solid white; 
    border-right-color: rgb(113, 113, 198); 
    border-bottom-color: rgb(113, 113, 198);
}

QPushButton:pressed
{
	font: 18px, &quot;微软雅黑&quot;;
    color: white;
	background-color: rgb(0, 0, 255); 
	border:2px solid white; 
	border-left-color: qlineargradient(x1: 0, y1: 0, x2: 1, y2: 0, 
                        stop: 0 gray, stop: 1 black); 			border-top-color: qlineargradient(x1: 0, y1: 0, x2: 0, 										y2: 1, stop: 0 gray, stop: 1 black);
  border-right-color: white; border-bottom-color: white;
}</string>
   </property>
   <property name="text">
    <string>网络</string>
   </property>
  </widget>
  <widget class="QPushButton" name="btnConverter">
   <property name="geometry">
    <rect>
     <x>939</x>
     <y>140</y>
     <width>71</width>
     <height>51</height>
    </rect>
   </property>
   <property name="styleSheet">
    <string notr="true">QPushButton
{
	font: 18px, &quot;微软雅黑&quot;;
    color: black;
	background-color: rgb(113, 113, 198);
	border:2px solid white; 
    border-right-color: rgb(113, 113, 198); 
    border-bottom-color: rgb(113, 113, 198);
}

QPushButton:disabled
{
	font: 18px, &quot;微软雅黑&quot;;
    color: white;
	background-color: rgb(113, 113, 198);
	border:2px solid white; 
    border-right-color: rgb(113, 113, 198); 
    border-bottom-color: rgb(113, 113, 198);
}

QPushButton:pressed
{
	font: 18px, &quot;微软雅黑&quot;;
    color: white;
	background-color: rgb(0, 0, 255); 
	border:2px solid white; 
	border-left-color: qlineargradient(x1: 0, y1: 0, x2: 1, y2: 0, 
                        stop: 0 gray, stop: 1 black); 			border-top-color: qlineargradient(x1: 0, y1: 0, x2: 0, 										y2: 1, stop: 0 gray, stop: 1 black);
  border-right-color: white; border-bottom-color: white;
}</string>
   </property>
   <property name="text">
    <string>主辅</string>
   </property>
  </widget>
  <widget class="QPushButton" name="btnDoor">
   <property name="geometry">
    <rect>
     <x>939</x>
     <y>210</y>
     <width>71</width>
     <height>51</height>
    </rect>
   </property>
   <property name="styleSheet">
    <string notr="true">QPushButton
{
	font: 18px, &quot;微软雅黑&quot;;
    color: black;
	background-color: rgb(113, 113, 198);
	border:2px solid white; 
    border-right-color: rgb(113, 113, 198); 
    border-bottom-color: rgb(113, 113, 198);
}

QPushButton:disabled
{
	font: 18px, &quot;微软雅黑&quot;;
    color: white;
	background-color: rgb(113, 113, 198);
	border:2px solid white; 
    border-right-color: rgb(113, 113, 198); 
    border-bottom-color: rgb(113, 113, 198);
}

QPushButton:pressed
{
	font: 18px, &quot;微软雅黑&quot;;
    color: white;
	background-color: rgb(0, 0, 255); 
	border:2px solid white; 
	border-left-color: qlineargradient(x1: 0, y1: 0, x2: 1, y2: 0, 
                        stop: 0 gray, stop: 1 black); 			border-top-color: qlineargradient(x1: 0, y1: 0, x2: 0, 										y2: 1, stop: 0 gray, stop: 1 black);
  border-right-color: white; border-bottom-color: white;
}</string>
   </property>
   <property name="text">
    <string>门</string>
   </property>
  </widget>
  <widget class="QPushButton" name="btnOthers">
   <property name="geometry">
    <rect>
     <x>939</x>
     <y>280</y>
     <width>71</width>
     <height>51</height>
    </rect>
   </property>
   <property name="styleSheet">
    <string notr="true">QPushButton
{
	font: 18px, &quot;微软雅黑&quot;;
    color: black;
	background-color: rgb(113, 113, 198);
	border:2px solid white; 
    border-right-color: rgb(113, 113, 198); 
    border-bottom-color: rgb(113, 113, 198);
}

QPushButton:disabled
{
	font: 18px, &quot;微软雅黑&quot;;
    color: white;
	background-color: rgb(113, 113, 198);
	border:2px solid white; 
    border-right-color: rgb(113, 113, 198); 
    border-bottom-color: rgb(113, 113, 198);
}

QPushButton:pressed
{
	font: 18px, &quot;微软雅黑&quot;;
    color: white;
	background-color: rgb(0, 0, 255); 
	border:2px solid white; 
	border-left-color: qlineargradient(x1: 0, y1: 0, x2: 1, y2: 0, 
                        stop: 0 gray, stop: 1 black); 			border-top-color: qlineargradient(x1: 0, y1: 0, x2: 0, 										y2: 1, stop: 0 gray, stop: 1 black);
  border-right-color: white; border-bottom-color: white;
}</string>
   </property>
   <property name="text">
    <string>其他</string>
   </property>
  </widget>
  <widget class="QLabel" name="lblVersion1A2_2">
   <property name="geometry">
    <rect>
     <x>930</x>
     <y>10</y>
     <width>91</width>
     <height>581</height>
    </rect>
   </property>
   <property name="styleSheet">
    <string notr="true">border: 2px solid white;</string>
   </property>
   <property name="text">
    <string/>
   </property>
   <property name="alignment">
    <set>Qt::AlignCenter</set>
   </property>
  </widget>
  <zorder>lblVersion1A2_2</zorder>
  <zorder>lblVersion9C2</zorder>
  <zorder>lblVersion11B2</zorder>
  <zorder>lblDeviceName6</zorder>
  <zorder>lblVersion4C1</zorder>
  <zorder>lblVersion8D1</zorder>
  <zorder>lblVersion10B1</zorder>
  <zorder>lblVersion11C2</zorder>
  <zorder>lblVersion2D2</zorder>
  <zorder>lblVersion4A1</zorder>
  <zorder>lblVersion7D1</zorder>
  <zorder>lblVersion9C1</zorder>
  <zorder>lblVersion4D2</zorder>
  <zorder>lblVersion6A2</zorder>
  <zorder>lblVersion5B2</zorder>
  <zorder>lblVersion6B2</zorder>
  <zorder>lblVersion3C1</zorder>
  <zorder>lblVersion10A1</zorder>
  <zorder>lblVersion3A1</zorder>
  <zorder>lblDeviceName2</zorder>
  <zorder>lblDeviceName4</zorder>
  <zorder>btnDown</zorder>
  <zorder>lblVersion11A2</zorder>
  <zorder>lblVersion3C2</zorder>
  <zorder>lblVersion3D2</zorder>
  <zorder>lblDeviceName1</zorder>
  <zorder>lblVersion7A1</zorder>
  <zorder>lblVersion2D1</zorder>
  <zorder>lblVersion5D1</zorder>
  <zorder>lblVersion1B2</zorder>
  <zorder>lblVersion8A2</zorder>
  <zorder>lblVersion7B1</zorder>
  <zorder>lblVersion1A1</zorder>
  <zorder>lblVersion11A1</zorder>
  <zorder>lblVersion10A2</zorder>
  <zorder>lblDeviceName3</zorder>
  <zorder>lblVersion4A2</zorder>
  <zorder>lblVersion4C2</zorder>
  <zorder>lblVersion1C2</zorder>
  <zorder>lblVersion3B2</zorder>
  <zorder>lblVersion8D2</zorder>
  <zorder>lblVersion2A2</zorder>
  <zorder>lblVersion5A2</zorder>
  <zorder>lblVersion6A1</zorder>
  <zorder>btnUp</zorder>
  <zorder>lblDeviceName7</zorder>
  <zorder>lblVersion10D2</zorder>
  <zorder>lblVersion11D1</zorder>
  <zorder>lblVersion11C1</zorder>
  <zorder>lblVersion6D1</zorder>
  <zorder>lblVersion10C2</zorder>
  <zorder>lblVersion11D2</zorder>
  <zorder>lblVersion9D1</zorder>
  <zorder>lblVersion9A1</zorder>
  <zorder>lblVersion8B2</zorder>
  <zorder>lblVersion1B1</zorder>
  <zorder>lblVersion9B2</zorder>
  <zorder>lblVersion6C2</zorder>
  <zorder>lblVersion3B1</zorder>
  <zorder>lblVersion9B1</zorder>
  <zorder>lblVersion5D2</zorder>
  <zorder>lblVersion7A2</zorder>
  <zorder>lblVersion11B1</zorder>
  <zorder>lblVersion7C1</zorder>
  <zorder>lblVersion2A1</zorder>
  <zorder>lblDeviceName8</zorder>
  <zorder>lblVersion2B2</zorder>
  <zorder>lblVersion9A2</zorder>
  <zorder>lblVersion2B1</zorder>
  <zorder>btnBack</zorder>
  <zorder>lblVersion10B2</zorder>
  <zorder>lblDeviceName9</zorder>
  <zorder>lblVersion10D1</zorder>
  <zorder>lblVersion1D2</zorder>
  <zorder>lblDeviceName5</zorder>
  <zorder>lblVersion7B2</zorder>
  <zorder>lblVersion8C1</zorder>
  <zorder>lblVersion5B1</zorder>
  <zorder>lblVersion6B1</zorder>
  <zorder>lblVersion6C1</zorder>
  <zorder>lblVersion1C1</zorder>
  <zorder>lblVersion8C2</zorder>
  <zorder>lblDeviceName10</zorder>
  <zorder>lblVersion8B1</zorder>
  <zorder>lblPage</zorder>
  <zorder>lblVersion4B1</zorder>
  <zorder>lblVersion10C1</zorder>
  <zorder>lblVersion2C2</zorder>
  <zorder>lblVersion6D2</zorder>
  <zorder>lblVersion5C2</zorder>
  <zorder>lblVersion7C2</zorder>
  <zorder>lblVersion3A2</zorder>
  <zorder>lblVersion5A1</zorder>
  <zorder>lblVersion4B2</zorder>
  <zorder>lblVersion3D1</zorder>
  <zorder>lblDeviceName11</zorder>
  <zorder>lblVersion2C1</zorder>
  <zorder>lblVersion4D1</zorder>
  <zorder>lblVersion1D1</zorder>
  <zorder>lblVersion5C1</zorder>
  <zorder>lblVersion8A1</zorder>
  <zorder>lblVersion1A2</zorder>
  <zorder>lblVersion7D2</zorder>
  <zorder>lblVersion9D2</zorder>
  <zorder>btnNetwork</zorder>
  <zorder>btnConverter</zorder>
  <zorder>btnDoor</zorder>
  <zorder>btnOthers</zorder>
 </widget>
 <resources/>
 <connections/>
</ui>
